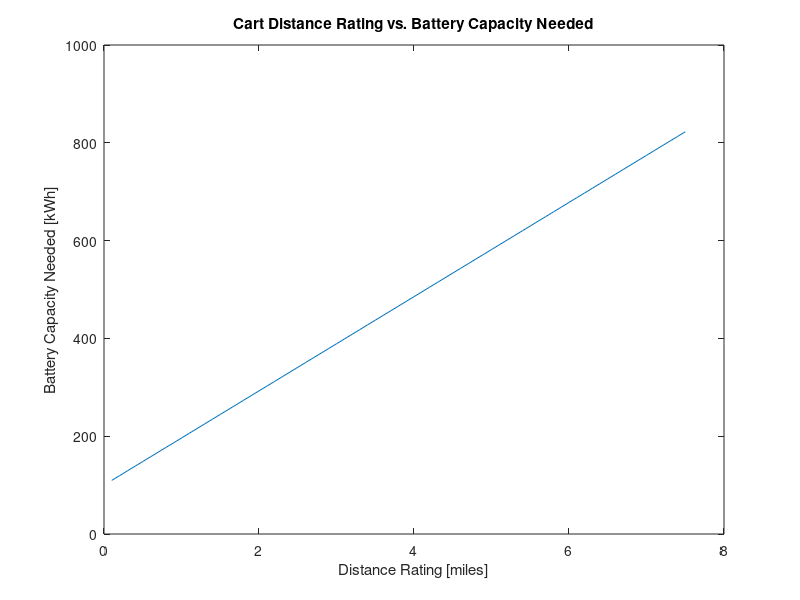
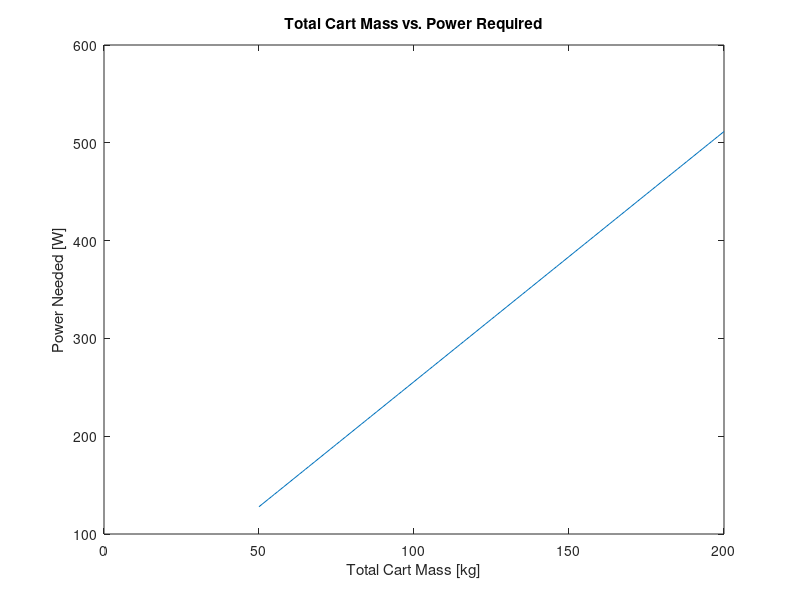
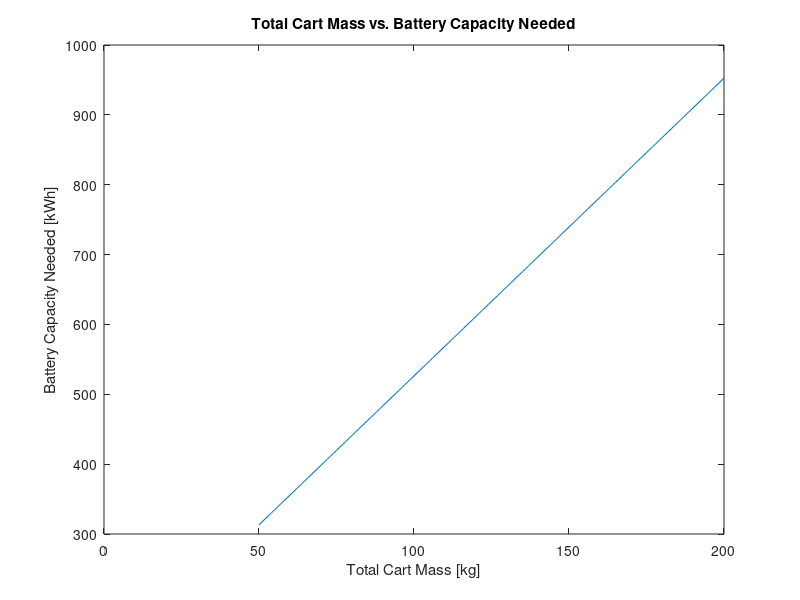
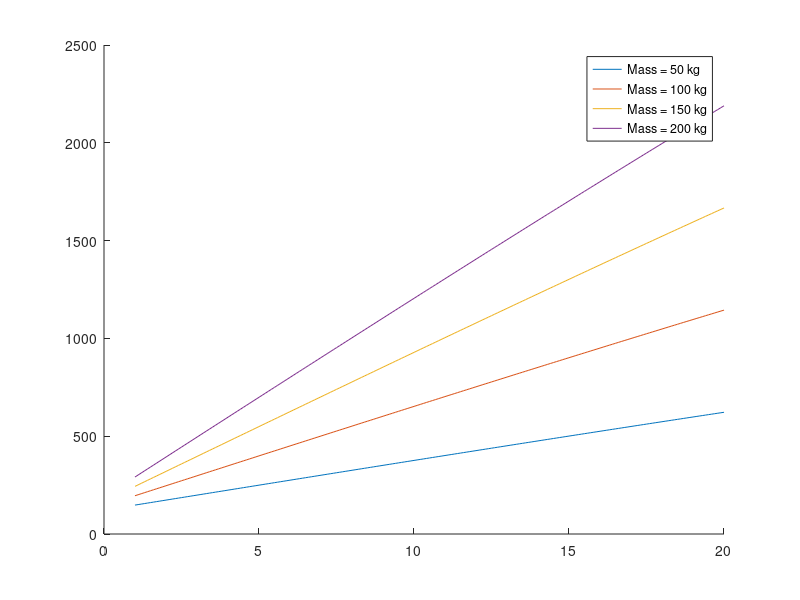

Here is the MATLAB script that generated these plots, in order: (Note: this script raises an error after producing the figures.)
clear
clc
close all

%% Constant Initialization
g = 9.81; %gravity in m/s^2
m = 113; % kg, mass of cart fully loaded
vo_mph = 0; %initial velocity
vf_mph = 3; % final velocity in mph
vo = vo_mph*0.44704; %initial velocity in m/s
vf = vf_mph*0.44704; %final velocity in m/s
theta = 7.5; %max slope angle
vfy = vf*sind(theta); %vertical component of velocity
dist_mi = 5; %total distance cart is to travel in miles
dist = dist_mi*1609.34; %total distance cart is to travel in meters
dh = dist*sind(theta); %vertical component of total distance for given slope

%% Energy Calculations
KE = 1/2*m*(vf^2-vo^2); %kinetic energy of cart
PE = m*g*dh; %potential energy of cart
Wnet = KE + PE; %net work
dx = 3; %meters
a = vf^2/(2*dx); %acceleration needed to achieve max speed in dx meters
t = vf/a; %time to reach max speed
KEdot = KE/t; %power needed to achieve max speed
PEdot = m*g*vfy; %power needed to climb slope
dt = dh/vfy; % time it takes to climb slope at max speed in seconds
dt_hr = dt/3600; %time it takes to travel distance in hrs

%% Efficiency Calculations
losses = 0.75; %estimated losses in percent

%% Power Calculations
power_w = (KEdot+PEdot)/losses; %power needed in watts
power = power_w*0.00134102; % power in horsepower

%% Force Analysis

%% Motor Calculations
%voltage
%current
%power
%torque
%rpm
%curvedata

%% Gearbox Design/ Calculations


%% Battery Capacity
add_cap = 20*5; %additional capacity for charging 5 phones
capacity = (power_w*dt_hr)+add_cap; %battery capacity needed in kWh

%% Battery Configuration
v_motor = 24; %motor voltage
v_batt = 3.6; %battery voltage per cell
cap_batt = 4.2; %battery capacity in Ah
req_Ah = capacity/v_motor; %total battery Ah needed
parallel = ceil(req_Ah/cap_batt); %number of cells needed for desired Ah 
curr = 14.5; % max discharge current per cell
max_current = curr*parallel; %max battery pack discharge
series = ceil(v_motor/v_batt); %number of cells needed for desired motor voltage
num_cells = parallel*series; %number of battery cells needed
batt_weight = 70/1000; %battery weight in kg
tot_weight = num_cells*batt_weight; %total battery weight
batt_cost = 6.37; %battery cell cost in dollars
tot_cost = num_cells*batt_cost; %total battery cost

%% Speed vs Slope

%% Speed vs Power


%% Plots

%distance vs battery capacity
g = 9.81; %gravity in m/s^2
m = 113; % kg, mass of cart fully loaded
vo_mph = 0; %initial velocity
vf_mph = 3; % final velocity in mph
vo = vo_mph*0.44704; %initial velocity in m/s
vf = vf_mph*0.44704; %final velocity in m/s
theta = 7.5; %max slope angle
vfy = vf*sind(theta); %vertical component of velocity
dist_mi = 0.1:0.1:7.5; %total distance cart is to travel in miles
dist = dist_mi.*1609.34; %total distance cart is to travel in meters
dh = dist.*sind(theta); %vertical component of total distance for given slope
KE = 1/2*m*(vf^2-vo^2); %kinetic energy of cart
PE = m*g.*dh; %potential energy of cart
Wnet = KE + PE; %net work
dx = 3; %meters
a = vf^2/(2*dx); %acceleration needed to achieve max speed in dx meters
t = vf/a; %time to reach max speed
KEdot = KE/t; %power needed to achieve max speed
PEdot = m*g*vfy; %power needed to climb slope
dt = dh./vfy; % time it takes to climb slope at max speed in seconds
dt_hr = dt./3600; %time it takes to travel distance in hrs
losses = 0.75; %estimated losses in percent
power_w = (KEdot+PEdot)./losses; %power needed in watts
power = power_w.*0.00134102; % power in horsepower
add_cap = 20*5; %additional capacity for charging 5 phones
capacity = (power_w*dt_hr)+add_cap; %battery capacity needed in kWh
figure
plot(dist_mi,capacity)
title('Cart Distance Rating vs. Battery Capacity Needed')
xlabel('Distance Rating [miles]')
ylabel('Battery Capacity Needed [kWh]')

%cart weight vs power required
g = 9.81; %gravity in m/s^2
m = 50:1:200; % kg, mass of cart fully loaded
vo_mph = 0; %initial velocity
vf_mph = 3; % final velocity in mph
vo = vo_mph*0.44704; %initial velocity in m/s
vf = vf_mph*0.44704; %final velocity in m/s
theta = 7.5; %max slope angle
vfy = vf*sind(theta); %vertical component of velocity
dist_mi = 5; %total distance cart is to travel in miles
dist = dist_mi*1609.34; %total distance cart is to travel in meters
dh = dist*sind(theta); %vertical component of total distance for given slope
KE = 1/2.*m.*(vf^2-vo^2); %kinetic energy of cart
PE = m.*g.*dh; %potential energy of cart
Wnet = KE + PE; %net work
dx = 3; %meters
a = vf^2/(2*dx); %acceleration needed to achieve max speed in dx meters
t = vf/a; %time to reach max speed
KEdot = KE/t; %power needed to achieve max speed
PEdot = m.*g*vfy; %power needed to climb slope
dt = dh/vfy; % time it takes to climb slope at max speed in seconds
dt_hr = dt/3600; %time it takes to travel distance in hrs
losses = 0.75; %estimated losses in percent
power_w = (KEdot+PEdot)./losses; %power needed in watts
power = power_w.*0.00134102; % power in horsepower
figure
plot(m,power_w)
title('Total Cart Mass vs. Power Required')
xlabel('Total Cart Mass [kg]')
ylabel('Power Needed [W]')


%cart weight vs battery capacity
g = 9.81; %gravity in m/s^2
m = 50:1:200; % kg, mass of cart fully loaded
vo_mph = 0; %initial velocity
vf_mph = 3; % final velocity in mph
vo = vo_mph*0.44704; %initial velocity in m/s
vf = vf_mph*0.44704; %final velocity in m/s
theta = 7.5; %max slope angle
vfy = vf*sind(theta); %vertical component of velocity
dist_mi = 5; %total distance cart is to travel in miles
dist = dist_mi*1609.34; %total distance cart is to travel in meters
dh = dist*sind(theta); %vertical component of total distance for given slope
KE = 1/2.*m.*(vf^2-vo^2); %kinetic energy of cart
PE = m.*g.*dh; %potential energy of cart
Wnet = KE + PE; %net work
dx = 3; %meters
a = vf^2/(2*dx); %acceleration needed to achieve max speed in dx meters
t = vf/a; %time to reach max speed
KEdot = KE/t; %power needed to achieve max speed
PEdot = m.*g*vfy; %power needed to climb slope
dt = dh./vfy; % time it takes to climb slope at max speed in seconds
dt_hr = dt./3600; %time it takes to travel distance in hrs
losses = 0.75; %estimated losses in percent
power_w = (KEdot+PEdot)./losses; %power needed in watts
power = power_w.*0.00134102; % power in horsepower
add_cap = 20*5; %additional capacity for charging 5 phones
capacity = (power_w.*dt_hr)+add_cap; %battery capacity needed in kWh
figure
plot(m,capacity)
title('Total Cart Mass vs. Battery Capacity Needed')
xlabel('Total Cart Mass [kg]')
ylabel('Battery Capacity Needed [kWh]')

%slope vs battery capacity
g = 9.81; %gravity in m/s^2
m = [50 100 150 200]; % kg, mass of cart fully loaded
capsto = [];
for i = 1:length(m)
    vo_mph = 0; %initial velocity
    vf_mph = 3; % final velocity in mph
    vo = vo_mph*0.44704; %initial velocity in m/s
    vf = vf_mph*0.44704; %final velocity in m/s
    theta = 1:0.1:20; %max slope angle
    vfy = vf.*sind(theta); %vertical component of velocity
    dist_mi = 5; %total distance cart is to travel in miles
    dist = dist_mi*1609.34; %total distance cart is to travel in meters
    dh = dist.*sind(theta); %vertical component of total distance for given slope
    KE = 1/2*m(i)*(vf^2-vo^2); %kinetic energy of cart
    PE = m(i)*g.*dh; %potential energy of cart
    Wnet = KE + PE; %net work
    dx = 3; %meters
    a = vf^2/(2*dx); %acceleration needed to achieve max speed in dx meters
    t = vf/a; %time to reach max speed
    KEdot = KE/t; %power needed to achieve max speed
    PEdot = m(i).*g.*vfy; %power needed to climb slope
    dt = dh./vfy; % time it takes to climb slope at max speed in seconds
    dt_hr = dt./3600; %time it takes to travel distance in hrs
    losses = 0.75; %estimated losses in percent
    power_w = (KEdot+PEdot)./losses; %power needed in watts
    power = power_w.*0.00134102; % power in horsepower
    add_cap = 20*5; %additional capacity for charging 5 phones
    capacity = (power_w.*dt_hr)+add_cap; %battery capacity needed in kWh
    capsto = [capsto ; capacity]; % storing capacities on each iteration
end

figure
hold on
plot(theta,capsto(1,:))
plot(theta,capsto(2,:))
plot(theta,capsto(3,:))
plot(theta,capsto(4,:))
lgd = legend('Mass = 50 kg','Mass = 100 kg','Mass = 150 kg','Mass = 200 kg');
lgd.Location = 'northwest';
title('Path Slope vs. Battery Capacity Needed')
xlabel('Path slope [deg]')
ylabel('Battery Capacity Needed [kWh]')

%wheel diameter vs motor speed
d = 2:0.1:12; %wheel diameter in inches
d_m = d.*0.0254; %wheel diameter in meters
circ = 2*pi.*(d./2); %wheel circumference in inches
circ_m = circ.*0.0254; %wheel circumference in meters
vf_mph = 3; %max cart speed in mph
cart_v = vf_mph*0.44704; %max cart speed in m/s
mot_speed = cart_v./circ_m.*60; %motor speed in RPM to reach desired vf
figure
plot(d,mot_speed)
title('Wheel Diameter vs. Motor Speed To Obtain 3 MPH')
xlabel('Wheel Diameter [in]')
ylabel('Motor Speed [RPM]')

%Wheel diamter vs gear reduction
d = [4 6 8 10]; %wheel diameter in inches
d_m = d.*0.0254; %wheel diameter in meters
circ = 2*pi.*(d./2); %wheel circumference in inches
circ_m = circ.*0.0254; %wheel circumference in meters
vf_mph = 3; %max cart speed in mph
cart_v = vf_mph*0.44704; %max cart speed in m/s
mot_speed = cart_v./circ_m.*60; %motor speed in RPM to reach desired vf
speed = 500:1:5000; %possible motor speeds in RPM
grstore = [];

for i = 1:length(mot_speed)
    gr = speed/mot_speed(i);
    grstore = [grstore ; gr];
end

figure
hold on
plot(speed,grstore(1,:))
plot(speed,grstore(2,:))
plot(speed,grstore(3,:))
plot(speed,grstore(4,:))
lgd = legend('D = 4 in.','D = 6 in.','D = 8 in.','D = 10 in.');
lgd.Location = 'northwest';
title('Motor Speed vs. Gear Reduction To Obtain 3 MPH')
xlabel('Motor Speed [RPM]')
ylabel('Gear Reduction [ ]')

%battery capacity vs battery cost
